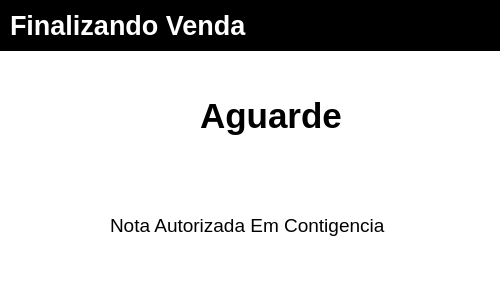
<?xml version="1.0" encoding="UTF-8"?>
<ui version="4.0">
 <class>Dialog</class>
 <widget class="QDialog" name="Dialog">
  <property name="windowModality">
   <enum>Qt::ApplicationModal</enum>
  </property>
  <property name="geometry">
   <rect>
    <x>0</x>
    <y>0</y>
    <width>500</width>
    <height>300</height>
   </rect>
  </property>
  <property name="minimumSize">
   <size>
    <width>500</width>
    <height>250</height>
   </size>
  </property>
  <property name="maximumSize">
   <size>
    <width>500</width>
    <height>300</height>
   </size>
  </property>
  <property name="cursor">
   <cursorShape>ArrowCursor</cursorShape>
  </property>
  <property name="windowTitle">
   <string>Dialog</string>
  </property>
  <property name="styleSheet">
   <string notr="true">background-color: rgb(255, 255, 255);</string>
  </property>
  <property name="modal">
   <bool>true</bool>
  </property>
  <widget class="QLabel" name="label">
   <property name="geometry">
    <rect>
     <x>30</x>
     <y>210</y>
     <width>71</width>
     <height>61</height>
    </rect>
   </property>
   <property name="text">
    <string/>
   </property>
   <property name="pixmap">
    <pixmap>relogio antigo icon.png</pixmap>
   </property>
   <property name="scaledContents">
    <bool>true</bool>
   </property>
  </widget>
  <widget class="QLabel" name="label_2">
   <property name="geometry">
    <rect>
     <x>-10</x>
     <y>0</y>
     <width>551</width>
     <height>51</height>
    </rect>
   </property>
   <property name="styleSheet">
    <string notr="true">background-color: rgb(0, 0, 0);</string>
   </property>
   <property name="text">
    <string/>
   </property>
  </widget>
  <widget class="QLabel" name="label_3">
   <property name="geometry">
    <rect>
     <x>10</x>
     <y>10</y>
     <width>311</width>
     <height>31</height>
    </rect>
   </property>
   <property name="font">
    <font>
     <pointsize>20</pointsize>
     <weight>75</weight>
     <bold>true</bold>
    </font>
   </property>
   <property name="styleSheet">
    <string notr="true">color: rgb(255, 255, 255);
background-color: none</string>
   </property>
   <property name="text">
    <string>Finalizando Venda</string>
   </property>
  </widget>
  <widget class="QLabel" name="label_4">
   <property name="geometry">
    <rect>
     <x>200</x>
     <y>90</y>
     <width>191</width>
     <height>51</height>
    </rect>
   </property>
   <property name="font">
    <font>
     <pointsize>26</pointsize>
     <weight>75</weight>
     <bold>true</bold>
    </font>
   </property>
   <property name="styleSheet">
    <string notr="true">color: rgb(0, 0, 0);</string>
   </property>
   <property name="text">
    <string>Aguarde</string>
   </property>
  </widget>
  <widget class="QLabel" name="label_menssagem">
   <property name="geometry">
    <rect>
     <x>110</x>
     <y>200</y>
     <width>331</width>
     <height>51</height>
    </rect>
   </property>
   <property name="font">
    <font>
     <pointsize>14</pointsize>
    </font>
   </property>
   <property name="text">
    <string>Nota Autorizada Em Contigencia</string>
   </property>
  </widget>
 </widget>
 <resources/>
 <connections/>
</ui>
